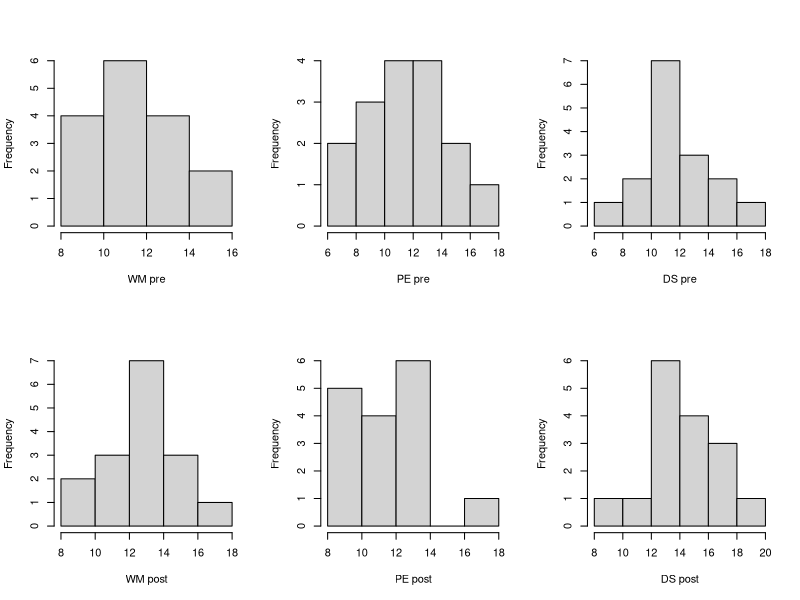

Here is the R script that generated this plot:
setwd("/Users/misha/r")

# Load packages
library(psych)
library(sm)

# Read data into a dataframe called impact
data <- read.table("Stats1.13.HW.02.txt", header = T)
pre <- subset(data, data[, 3]=="pre")
post <- subset(data, data[, 3]=="post")

cat("num rows:", nrow(data))
cat("mean SR:", mean(data[,4]))
cat("variance SR:", var(data[,4]))

cat("mean SR (pretest):", mean(pre[,4]))
cat("stddev SR (posttest):", sd(post[,4]))
cat("median SR (posttest):", median(post[,4]))

wm_pre <- subset(pre, pre[, 2] == "WM")
pe_pre <- subset(pre, pre[, 2] == "PE")
ds_pre <- subset(pre, pre[, 2] == "DS")

wm_post <- subset(post, post[, 2] == "WM")
pe_post <- subset(post, post[, 2] == "PE")
ds_post <- subset(post, post[, 2] == "DS")

cat("posttest SR means: WM: ", mean(wm_post[,4]), " PE: ", mean(pe_post[,4]), " DS: ", mean(ds_post[,4]))

par(mfrow = c(2,3)) # To view 6 histograms on one page 
hist(wm_pre[, 4], xlab = "WM pre", main = "") 
hist(pe_pre[, 4], xlab = "PE pre", main = "") 
hist(ds_pre[, 4], xlab = "DS pre", main = "") 

hist(wm_post[, 4], xlab = "WM post", main = "") 
hist(pe_post[, 4], xlab = "PE post", main = "") 
hist(ds_post[, 4], xlab = "DS post", main = "") 
